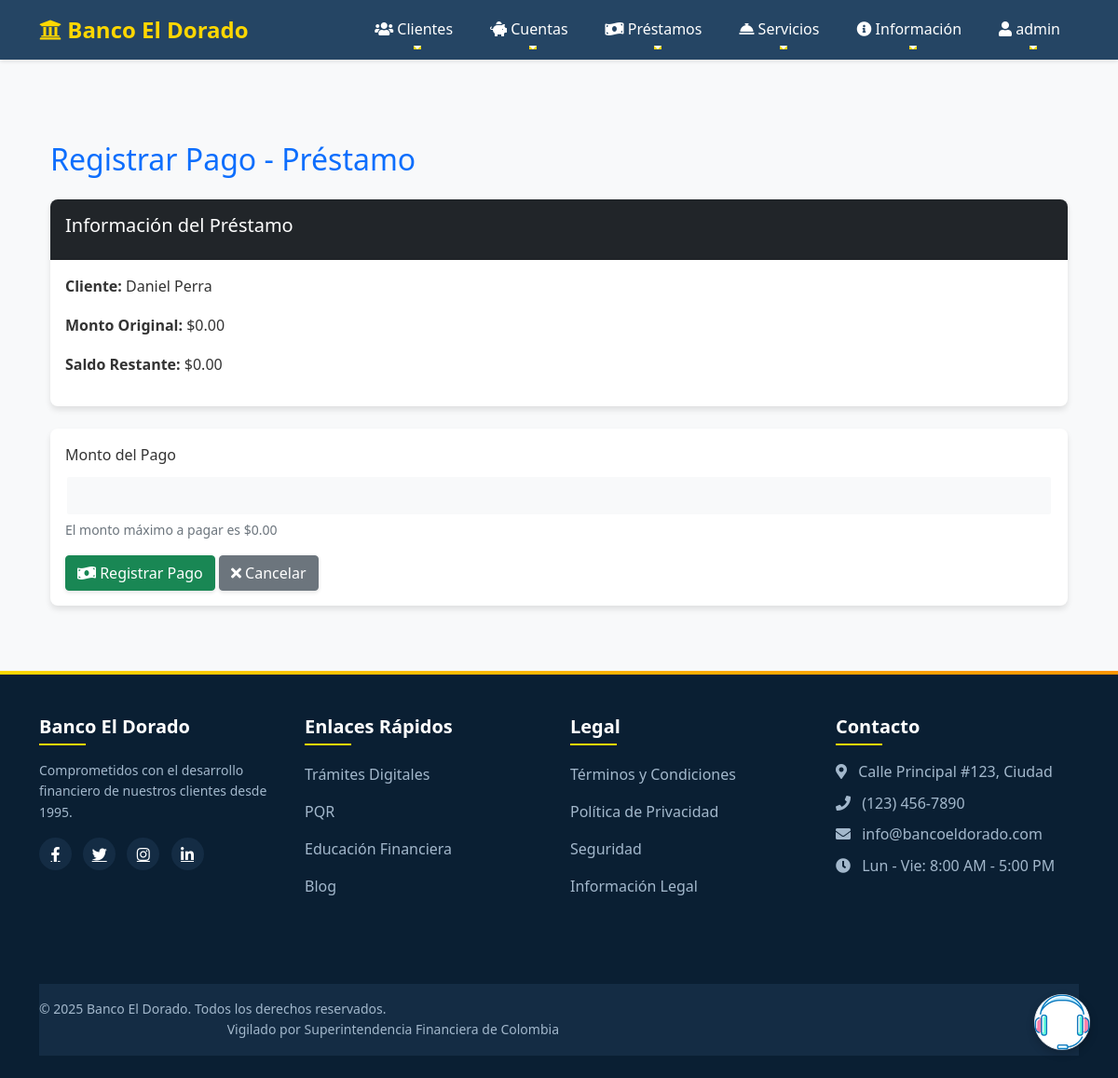
Screenshot of /loans/10/payment/ (signed in) with the database file from the repository.
### blog/models.py (models this page shows, shortened)
class Loan(models.Model):
    STATUS_CHOICES = [
        ('PENDING', 'Pendiente'),
        ('ONGOING', 'En Curso'),
        ('PAID', 'Pagado')
    ]
    client = models.ForeignKey(Client, on_delete=models.CASCADE, related_name='loans')
    amount = models.DecimalField(max_digits=10, decimal_places=2)
    interest_rate = models.DecimalField(max_digits=5, decimal_places=2)
    repayment_term = models.IntegerField(help_text="Número de meses para el reembolso")
    created_at = models.DateTimeField(auto_now_add=True)
    updated_at = models.DateTimeField(auto_now=True)
    remaining_balance = models.DecimalField(max_digits=10, decimal_places=2)
    status = models.CharField(max_length=10, choices=STATUS_CHOICES, default='PENDING')

class Client(models.Model):
    class Status(models.TextChoices):
        OWE = 'O', 'OWE'
        NODEBT = 'ND', 'NODEBT'
    cardId = models.CharField(max_length= 10, null= True, blank = True)
    name = models.CharField(max_length=100)
    image = models.ImageField(upload_to='client_photos/', blank=True, null=True)
    imageSave = models.ImageField(upload_to='client_photos/', blank=True, null=True)
    email = models.EmailField()
    phone_number = models.CharField(max_length=15)
    address = models.CharField(max_length=200)
    created_at = models.DateTimeField(auto_now_add=True)
    updated_at = models.DateTimeField(auto_now=True)
    status = models.CharField(max_length=2,
                              choices=Status.choices,
                              default=Status.NODEBT)  # Estado del cliente por defecto en 'OWE' (deuda)
    class Meta:
        ordering = ['-created_at']
        indexes = [
            models.Index(fields=['-created_at']),
        ]

### blog/views.py (the view, shortened to what this page needs)
# urls.py: path('loans/<int:id>/payment/', views.loan_payment, name='loan_payment'),
@login_required
def loan_payment(request, id):
    loan = get_object_or_404(Loan, id=id)
    return render(request, 'loan/loan_payment.html', {'loan': loan})

### blog/templates/loan/loan_payment.html (shortened to what this page needs)
{% extends "base.html" %}
{% block content %}
<div class="container mt-4">
    <h2 class="mb-4 text-primary">Registrar Pago - Préstamo</h2>
    <div class="card mb-4">
        <div class="card-header bg-dark text-white">
            <h5>Información del Préstamo</h5>
        </div>
        <div class="card-body">
            <p><strong>Cliente:</strong> {{ loan.client.name }}</p>
            <p><strong>Monto Original:</strong> ${{ loan.amount }}</p>
            <p><strong>Saldo Restante:</strong> ${{ loan.remaining_balance }}</p>
        </div>
    </div>
    <div class="card">
        <div class="card-body">
            <form method="post">
                <div class="mb-3">
                    <label for="payment_amount" class="form-label">Monto del Pago</label>
                    <input type="number" step="0.01" class="form-control" id="payment_amount" name="payment_amount" required>
                    <div class="form-text">El monto máximo a pagar es ${{ loan.remaining_balance }}</div>
                </div>
                <button type="submit" class="btn btn-success">
                    <i class="fas fa-money-bill-wave"></i> Registrar Pago
                </button>
                <a href="{% url 'blog:loan_detail' loan.id %}" class="btn btn-secondary">
                    <i class="fas fa-times"></i> Cancelar
                </a>
            </form>
        </div>
    </div>
</div>
{% endblock %}

### blog/templates/base.html (shortened to what this page needs)
{% load static %}
<!DOCTYPE html>
<html lang="es">
<head>
    <link href="https://cdn.jsdelivr.net/npm/bootstrap@5.1.3/dist/css/bootstrap.min.css" rel="stylesheet">
    <link rel="stylesheet" href="https://cdnjs.cloudflare.com/ajax/libs/font-awesome/5.15.4/css/all.min.css">
    <link rel="stylesheet" href="https://cdnjs.cloudflare.com/ajax/libs/aos/2.3.4/aos.css" />
</head>
<body>
    <nav class="navbar navbar-expand-lg navbar-dark fixed-top">
        <div class="container">
            <a class="navbar-brand" href="{% url 'blog:home' %}">
                <i class="fas fa-university"></i> Banco El Dorado
            </a>
            <div class="collapse navbar-collapse" id="navbarNav">
                <ul class="navbar-nav ms-auto">
                    {% if user.is_authenticated %}
                        <li class="nav-item dropdown">
                            <a class="nav-link dropdown-toggle" href="#" id="clientesDropdown" role="button" data-bs-toggle="dropdown">
                                <i class="fas fa-users"></i> Clientes
                            </a>
                        </li>
                        <li class="nav-item dropdown">
                            <a class="nav-link dropdown-toggle" href="#" id="cuentasDropdown" role="button" data-bs-toggle="dropdown">
                                <i class="fas fa-piggy-bank"></i> Cuentas
                            </a>
                        </li>
                        <li class="nav-item dropdown">
                            <a class="nav-link dropdown-toggle" href="#" id="prestamosDropdown" role="button" data-bs-toggle="dropdown">
                                <i class="fas fa-money-bill-wave"></i> Préstamos
                            </a>
                        </li>
                        <li class="nav-item dropdown">
                            <a class="nav-link dropdown-toggle" href="#" id="serviciosDropdown" role="button" data-bs-toggle="dropdown">
                                <i class="fas fa-concierge-bell"></i> Servicios
                            </a>
                        </li>
                        <li class="nav-item dropdown">
                            <a class="nav-link dropdown-toggle" href="#" id="infoDropdown" role="button" data-bs-toggle="dropdown">
                                <i class="fas fa-info-circle"></i> Información
                            </a>
                        </li>
                        <li class="nav-item dropdown">
                            <a class="nav-link dropdown-toggle" href="#" id="userDropdown" role="button" data-bs-toggle="dropdown">
                                <i class="fas fa-user"></i> {{ user.username }}
                            </a>
                        </li>
                    {% endif %}
                </ul>
            </div>
        </div>
    </nav>
    <div class="main-container">
        <div class="container">
            <div class="content-wrapper">
                {% block content %}{% endblock %}
            </div>
        </div>
    </div>
    <footer class="footer">
        <div class="container">
            <div class="row py-4">
                <div class="col-lg-3 col-md-6 mb-4 mb-lg-0">
                    <h5 class="text-white mb-3">Banco El Dorado</h5>
                    <p class="small text-white-50">
                        Comprometidos con el desarrollo financiero de nuestros clientes desde 1995.
                    </p>
                    <div class="social-links mt-3">
                        <a href="#" class="me-2 text-white" title="Facebook">
                            <i class="fab fa-facebook-f"></i>
                        </a>
                        <a href="#" class="me-2 text-white" title="Twitter">
                            <i class="fab fa-twitter"></i>
                        </a>
                        <a href="#" class="me-2 text-white" title="Instagram">
                            <i class="fab fa-instagram"></i>
                        </a>
                        <a href="#" class="me-2 text-white" title="LinkedIn">
                            <i class="fab fa-linkedin-in"></i>
                        </a>
                    </div>
                </div>
                <div class="col-lg-3 col-md-6 mb-4 mb-lg-0">
                    <h5 class="text-white mb-3">Enlaces Rápidos</h5>
                    <ul class="list-unstyled">
                        <li class="mb-2">
                            <a href="{% url 'blog:tramites' %}" class="text-white-50 text-decoration-none">Trámites Digitales</a>
                        </li>
                        <li class="mb-2">
                            <a href="{% url 'blog:pqr' %}" class="text-white-50 text-decoration-none">PQR</a>
                        </li>
                        <li class="mb-2">
                            <a href="{% url 'blog:educacion' %}" class="text-white-50 text-decoration-none">Educación Financiera</a>
                        </li>
                        <li class="mb-2">
                            <a href="{% url 'blog:blog' %}" class="text-white-50 text-decoration-none">Blog</a>
                        </li>
                    </ul>
                </div>
                <div class="col-lg-3 col-md-6 mb-4 mb-lg-0">
                    <h5 class="text-white mb-3">Legal</h5>
                    <ul class="list-unstyled">
                        <li class="mb-2">
                            <a href="#" class="text-white-50 text-decoration-none">Términos y Condiciones</a>
                        </li>
                        <li class="mb-2">
                            <a href="#" class="text-white-50 text-decoration-none">Política de Privacidad</a>
                        </li>
                        <li class="mb-2">
                            <a href="#" class="text-white-50 text-decoration-none">Seguridad</a>
                        </li>
                        <li class="mb-2">
                            <a href="#" class="text-white-50 text-decoration-none">Información Legal</a>
                        </li>
                    </ul>
                </div>
                <div class="col-lg-3 col-md-6 mb-4 mb-lg-0">
                    <h5 class="text-white mb-3">Contacto</h5>
                    <ul class="list-unstyled text-white-50">
                        <li class="mb-2">
                            <i class="fas fa-map-marker-alt me-2"></i> Calle Principal #123, Ciudad
                        </li>
                        <li class="mb-2">
                            <i class="fas fa-phone me-2"></i> (123) 456-7890
                        </li>
                        <li class="mb-2">
                            <i class="fas fa-envelope me-2"></i> info@bancoeldorado.com
                        </li>
                        <li class="mb-2">
                            <i class="fas fa-clock me-2"></i> Lun - Vie: 8:00 AM - 5:00 PM
                        </li>
                    </ul>
                </div>
            </div>
            <div class="bottom-footer mt-4">
                <div class="col-md-6 text-center text-md-start">
                    <p class="mb-0 text-white-50 small">
                        &copy; {% now "Y" %} Banco El Dorado. Todos los derechos reservados.
                    </p>
                </div>
                <div class="col-md-6 text-center text-md-end">
                    <p class="mb-0 text-white-50 small">
                        Vigilado por Superintendencia Financiera de Colombia
                    </p>
                </div>
            </div>
        </div>
    </footer>
    <div class="help-button">
        <a href="https://www.userlike.com/umc/#/inbox/81431049" target="_blank" rel="noopener noreferrer">
            <img src="{% static 'images/help.ico' %}" alt="Ayuda" class="w-10 h-10">
        </a>
    </div>
</body>
</html>

### blog/templates/base.html (style rules this page uses)
:root { --primary-color: #1a3b5c; --secondary-color: #ffd700; --accent-color: #ff6b6b; --text-color: #333; --light-bg: #f8f9fa; --dark-bg: #0a1f33; --transition-speed: 0.3s; --box-shadow: 0 4px 6px rgba(0, 0, 0, 0.1); --hover-transform: translateY(-3px); --spacing-unit: 1rem; --footer-bg: #0a1f33; --footer-secondary-bg: #142c44; --footer-text: #ffffff; --footer-text-muted: #a3b8cc; --footer-link-hover: #ffd700; }
body { font-family: 'Segoe UI', Tahoma, Geneva, Verdana, sans-serif; line-height: 1.6; color: var(--text-color); background-color: var(--light-bg); padding-top: 80px; }
.navbar { backdrop-filter: blur(10px); background-color: rgba(26, 59, 92, 0.95) !important; box-shadow: 0 2px 4px rgba(0,0,0,0.1); }
.navbar-brand { color: var(--secondary-color) !important; font-weight: bold; font-size: 1.5rem; }
.nav-link { color: white !important; padding: 0.5rem 1rem !important; margin: 0 0.25rem; transition: all 0.3s ease; position: relative; }
.nav-link::after { content: ''; position: absolute; bottom: 0; left: 50%; width: 0; height: 2px; background: var(--secondary-color); transition: all 0.3s ease; transform: translateX(-50%); }
.main-container { min-height: calc(100vh - 160px); padding: var(--spacing-unit) 0; }
.card { transition: all var(--transition-speed) ease; border: none; box-shadow: var(--box-shadow); margin-bottom: var(--spacing-unit); border-radius: 8px; transform: translateY(0); }
.card-header { background-color: var(--primary-color); color: white; border-radius: 8px 8px 0 0 !important; padding: 1rem; }
.footer { background-color: var(--footer-bg); color: var(--footer-text); padding: 1.5rem 0; margin-top: auto; position: relative; overflow: hidden; }
.footer::before { content: ''; position: absolute; top: 0; left: 0; right: 0; height: 4px; background: linear-gradient(90deg, var(--secondary-color), #ff9500); }
.footer .text-white-50 { color: var(--footer-text-muted) !important; }
.footer h5 { color: var(--footer-text); font-weight: 600; margin-bottom: 1.5rem; position: relative; padding-bottom: 0.5rem; }
.footer h5::after { content: ''; position: absolute; left: 0; bottom: 0; width: 50px; height: 2px; background: var(--secondary-color); }
.footer .social-links a { display: inline-flex; align-items: center; justify-content: center; width: 35px; height: 35px; background-color: var(--footer-secondary-bg); border-radius: 50%; transition: all 0.3s ease; margin-right: 0.5rem; }
.footer ul li a { color: var(--footer-text-muted); transition: all 0.3s ease; display: inline-block; padding: 0.2rem 0; }
.footer .bottom-footer { background-color: var(--footer-secondary-bg); padding: 1rem 0; margin-top: 2rem; }
.footer .bottom-footer p { margin: 0; color: var(--footer-text-muted); }
.mb-4 { margin-bottom: 1.5rem !important; }
.mt-4 { margin-top: 1.5rem !important; }
.form-control { transition: all 0.3s ease; border: 2px solid transparent; background-color: #f8f9fa; border-radius: 4px; padding: 0.5rem 0.75rem; }
.content-wrapper { padding: 2rem 0; }
.btn { position: relative; overflow: hidden; transition: all 0.3s ease; transform: translateY(0); box-shadow: 0 2px 4px rgba(0,0,0,0.1); }
.btn::after { content: ''; position: absolute; top: 50%; left: 50%; width: 0; height: 0; background: rgba(255,255,255,0.2); border-radius: 50%; transform: translate(-50%, -50%); transition: width 0.6s ease, height 0.6s ease; }
a { transition: all 0.3s ease; }
.help-button { position: fixed; bottom: 30px; right: 30px; background: white; border: 1px solid #e5e7eb; color: var(--primary-color); width: 60px; height: 60px; border-radius: 50%; display: flex; align-items: center; justify-content: center; box-shadow: 0 4px 10px rgba(0,0,0,0.2); cursor: pointer; transition: all 0.3s ease; z-index: 1000; animation: pulse 2s infinite; }

### rows the page displays
Loan: client.name "Daniel Perra", amount "0.00", remaining_balance "0.00"

### other values shown
{{ user.username }} "admin"
